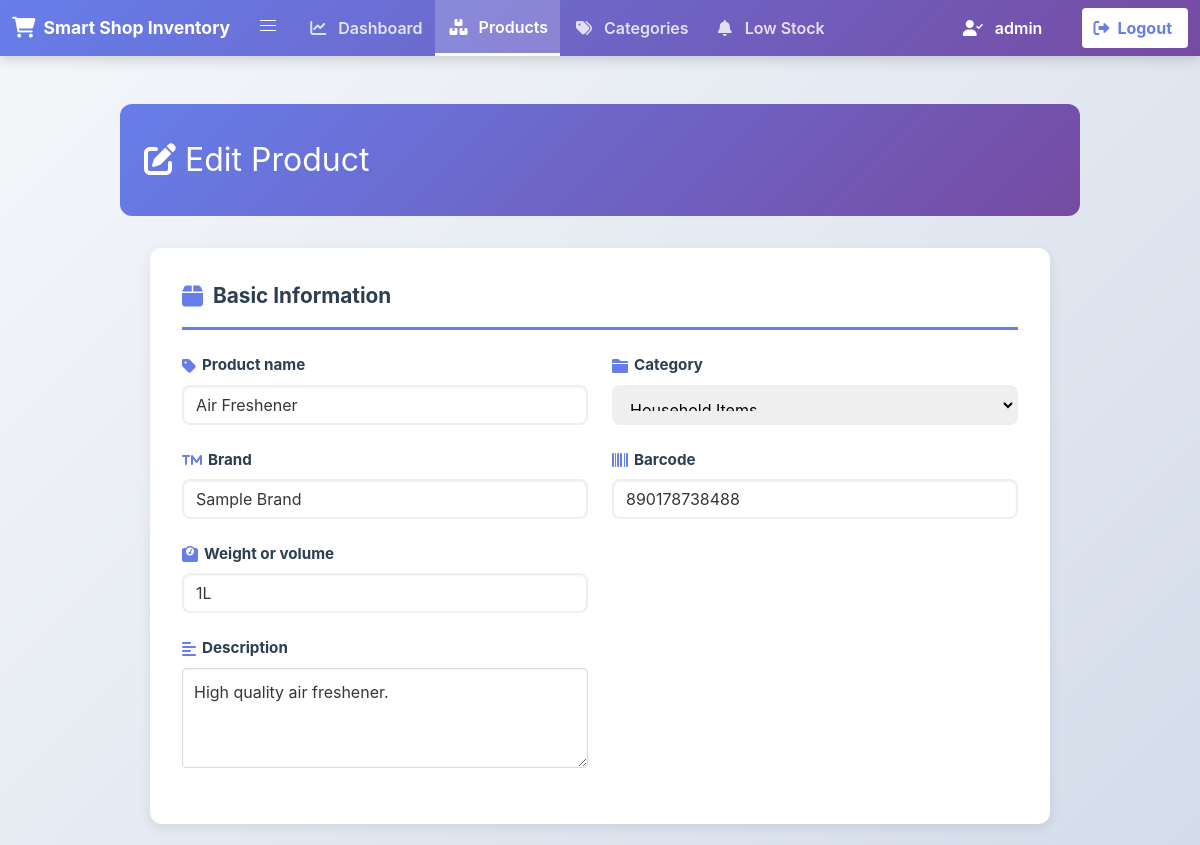
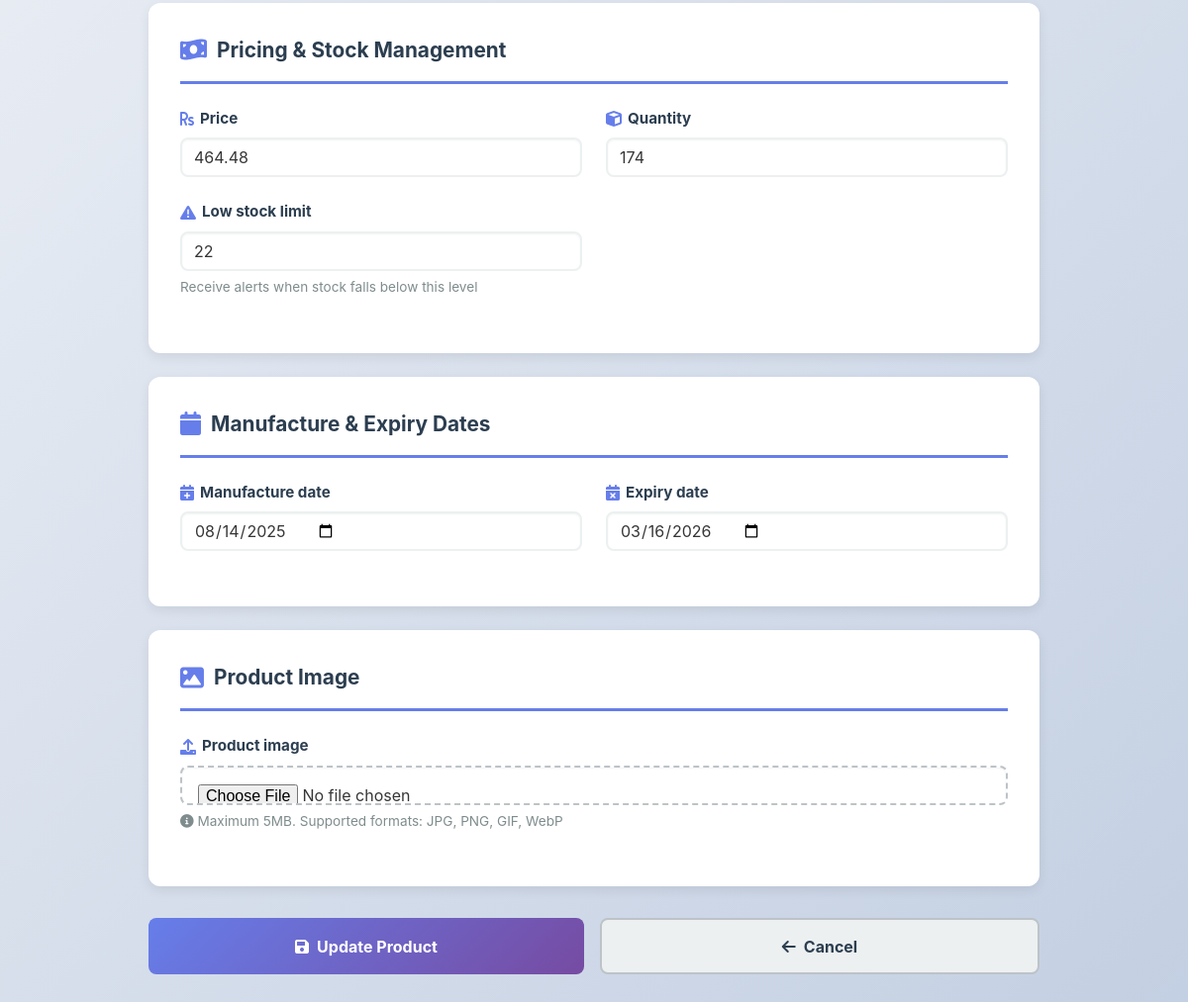
/products/334/edit/ (signed in), run on the app's committed database (2 pictures, top to bottom).
### someap/models.py (models this page shows, shortened)
class Product(models.Model):
    product_name = models.CharField(max_length=200, default='Unnamed Product')
    category = models.ForeignKey('Category', on_delete=models.CASCADE, related_name='products')
    description = models.TextField(blank=True)
    brand = models.CharField(max_length=100, blank=True)
    price = models.DecimalField(max_digits=10, decimal_places=2, validators=[MinValueValidator(0.01)])
    quantity = models.PositiveIntegerField(default=0)
    low_stock_limit = models.PositiveIntegerField(default=5)
    product_image = models.ImageField(upload_to='products/', blank=True, null=True)
    manufacture_date = models.DateField(blank=True, null=True)
    expiry_date = models.DateField(blank=True, null=True)
    barcode = models.CharField(max_length=100, blank=True, null=True)
    weight_or_volume = models.CharField(max_length=50, blank=True)
    created_at = models.DateTimeField(auto_now_add=True)
    updated_at = models.DateTimeField(auto_now=True)
    class Meta:
        ordering = ['product_name']
        verbose_name = 'Product'
        verbose_name_plural = 'Products'

### someap/views.py (the view)
# urls.py: path('products/<int:pk>/edit/', views.ProductUpdateView.as_view(), name='product_edit'),
@method_decorator(login_required, name='dispatch')
class ProductUpdateView(UpdateView):
    model = Product
    form_class = ProductForm
    template_name = 'someap/product_form.html'
    success_url = reverse_lazy('someap:product_list')

### someap/models.py (called while the page is built)
    def __str__(self) -> str:
        return self.name

### someap/templates/someap/product_form.html (shortened to what this page needs)
{% extends 'someap/base.html' %}
{% block content %}
  <div class="page-header">
    <h1>{% if object %}<i class="fas fa-edit"></i> Edit Product{% else %}<i class="fas fa-plus-circle"></i> Add New Product{% endif %}</h1>
  </div>
  <div class="form-container">
    <form method="post" enctype="multipart/form-data">
      <div class="section-box">
        <div class="section-title">
          <i class="fas fa-box"></i> Basic Information
        </div>
        <div class="form-row">
          <div class="form-group">
            {% with field=form.product_name %}
              <label class="label" for="{{ field.id_for_label }}">
                <i class="fas fa-tag"></i> {{ field.label }}
              </label>
              {{ field }}
            {% endwith %}
          </div>
          <div class="form-group">
            {% with field=form.category %}
              <label class="label" for="{{ field.id_for_label }}">
                <i class="fas fa-folder"></i> {{ field.label }}
              </label>
              {{ field }}
            {% endwith %}
          </div>
        </div>
        <div class="form-row">
          <div class="form-group">
            {% with field=form.brand %}
              <label class="label" for="{{ field.id_for_label }}">
                <i class="fas fa-trademark"></i> {{ field.label }}
              </label>
              {{ field }}
            {% endwith %}
          </div>
          <div class="form-group">
            {% with field=form.barcode %}
              <label class="label" for="{{ field.id_for_label }}">
                <i class="fas fa-barcode"></i> {{ field.label }}
              </label>
              {{ field }}
            {% endwith %}
          </div>
        </div>
        <div class="form-row">
          <div class="form-group">
            {% with field=form.weight_or_volume %}
              <label class="label" for="{{ field.id_for_label }}">
                <i class="fas fa-weight"></i> {{ field.label }}
              </label>
              {{ field }}
            {% endwith %}
          </div>
        </div>
        <div class="form-row form-row.full">
          <div class="form-group">
            {% with field=form.description %}
              <label class="label" for="{{ field.id_for_label }}">
                <i class="fas fa-align-left"></i> {{ field.label }}
              </label>
              {{ field }}
            {% endwith %}
          </div>
        </div>
      </div>
      <div class="section-box">
        <div class="section-title">
          <i class="fas fa-money-bill-wave"></i> Pricing & Stock Management
        </div>
        <div class="form-row">
          <div class="form-group">
            {% with field=form.price %}
              <label class="label" for="{{ field.id_for_label }}">
                <i class="fas fa-rupee-sign"></i> {{ field.label }}
              </label>
              {{ field }}
            {% endwith %}
          </div>
          <div class="form-group">
            {% with field=form.quantity %}
              <label class="label" for="{{ field.id_for_label }}">
                <i class="fas fa-cube"></i> {{ field.label }}
              </label>
              {{ field }}
            {% endwith %}
          </div>
        </div>
        <div class="form-row">
          <div class="form-group">
            {% with field=form.low_stock_limit %}
              <label class="label" for="{{ field.id_for_label }}">
                <i class="fas fa-exclamation-triangle"></i> {{ field.label }}
              </label>
              {{ field }}
              <p class="help">Receive alerts when stock falls below this level</p>
            {% endwith %}
          </div>
        </div>
      </div>
      <div class="section-box">
        <div class="section-title">
          <i class="fas fa-calendar"></i> Manufacture & Expiry Dates
        </div>
        <div class="form-row">
          <div class="form-group">
            {% with field=form.manufacture_date %}
              <label class="label" for="{{ field.id_for_label }}">
                <i class="fas fa-calendar-plus"></i> {{ field.label }}
              </label>
              {{ field }}
            {% endwith %}
          </div>
          <div class="form-group">
            {% with field=form.expiry_date %}
              <label class="label" for="{{ field.id_for_label }}">
                <i class="fas fa-calendar-times"></i> {{ field.label }}
              </label>
              {{ field }}
            {% endwith %}
          </div>
        </div>
      </div>
      <div class="section-box">
        <div class="section-title">
          <i class="fas fa-image"></i> Product Image
        </div>
        <div class="form-group">
          {% with field=form.product_image %}
            <label class="label" for="{{ field.id_for_label }}">
              <i class="fas fa-upload"></i> {{ field.label }}
            </label>
            {{ field }}
            <p class="help"><i class="fas fa-info-circle"></i> Maximum 5MB. Supported formats: JPG, PNG, GIF, WebP</p>
          {% endwith %}
        </div>
      </div>
      <div class="button-group">
        <button class="submit-btn primary" type="submit">
          <i class="fas fa-save"></i>
          {% if object %}Update Product{% else %}Add Product{% endif %}
        </button>
        <a class="submit-btn secondary" href="{% url 'someap:product_list' %}">
          <i class="fas fa-arrow-left"></i> Cancel
        </a>
      </div>
    </form>
  </div>
{% endblock %}

### someap/templates/someap/base.html (shortened to what this page needs)
<!DOCTYPE html>
<html lang="en">
<head>
  <link rel="stylesheet" href="https://cdn.jsdelivr.net/npm/bulma@0.9.4/css/bulma.min.css" />
  <link rel="stylesheet" href="https://cdnjs.cloudflare.com/ajax/libs/font-awesome/6.0.0/css/all.min.css" />
</head>
<body>
  <nav class="navbar" role="navigation" aria-label="main navigation">
    <div class="navbar-brand">
      <a class="navbar-item" href="{% url 'someap:dashboard' %}">
        <i class="fas fa-shopping-cart"></i>
        <span style="font-weight: bold; font-size: 1.1rem;">Smart Shop Inventory</span>
      </a>
      <a role="button" class="navbar-burger" aria-label="menu" aria-expanded="false" data-target="navbarBasicExample">
        <span aria-hidden="true"></span>
        <span aria-hidden="true"></span>
        <span aria-hidden="true"></span>
      </a>
    </div>
    <div id="navbarBasicExample" class="navbar-menu">
      <div class="navbar-start">
        <a class="navbar-item {% if request.resolver_match.url_name == 'dashboard' %}is-active{% endif %}" href="{% url 'someap:dashboard' %}">
          <span class="icon"><i class="fas fa-chart-line"></i></span>
          <span>Dashboard</span>
        </a>
        <a class="navbar-item {% if request.resolver_match.url_name in 'product_list product_add product_edit product_delete' %}is-active{% endif %}" href="{% url 'someap:product_list' %}">
          <span class="icon"><i class="fas fa-boxes"></i></span>
          <span>Products</span>
        </a>
        <a class="navbar-item {% if request.resolver_match.url_name in 'category_list category_add category_edit category_delete' %}is-active{% endif %}" href="{% url 'someap:category_list' %}">
          <span class="icon"><i class="fas fa-tags"></i></span>
          <span>Categories</span>
        </a>
        <a class="navbar-item {% if request.resolver_match.url_name == 'low_stock_report' %}is-active{% endif %}" href="{% url 'someap:low_stock_report' %}">
          <span class="icon"><i class="fas fa-bell"></i></span>
          <span>Low Stock</span>
        </a>
      </div>
      <div class="navbar-end">
        {% if request.user.is_authenticated %}
          <div class="navbar-item">
            <span style="color: white; margin-right: 1rem;">
              <i class="fas fa-user-check" style="margin-right: 0.5rem;"></i>
              {{ request.user.get_username }}
            </span>
          </div>
          <div class="navbar-item">
            <div class="buttons">
              <a class="button is-light" href="{% url 'someap:logout' %}">
                <span class="icon is-left"><i class="fas fa-sign-out-alt"></i></span>
                <span>Logout</span>
              </a>
            </div>
          </div>
        {% endif %}
      </div>
    </div>
  </nav>
  <section class="section">
    <div class="container">
      {% block content %}{% endblock %}
    </div>
  </section>
</body>
</html>

### someap/templates/someap/base.html (style rules this page uses)
body { background: linear-gradient(135deg, #f5f7fa 0%, #c3cfe2 100%); min-height: 100vh; }
.navbar { background: linear-gradient(135deg, #667eea 0%, #764ba2 100%) !important; box-shadow: 0 4px 12px rgba(0, 0, 0, 0.15); }
.navbar-brand a { color: white !important; font-weight: 800; font-size: 1.3rem; display: flex; align-items: center; gap: 0.5rem; }
.navbar-item { color: rgba(255, 255, 255, 0.8) !important; transition: all 0.3s ease; font-weight: 600; }
.navbar-item.is-active { color: white !important; background: rgba(255, 255, 255, 0.2) !important; border-bottom: 3px solid white; }
.navbar-item .icon { margin-right: 0.5rem; }
.button.is-light { background: white !important; color: #667eea !important; font-weight: 700; transition: all 0.3s ease; border: none; }
.section { background: transparent; }

### someap/templates/someap/product_form.html (style rules this page uses)
.page-header { background: linear-gradient(135deg, #667eea 0%, #764ba2 100%); color: white; padding: 2rem 1.5rem; border-radius: 12px; margin-bottom: 2rem; }
.page-header h1 { color: white; margin: 0; font-size: 2rem; }
.form-container { max-width: 900px; margin: 0 auto; }
.section-box { background: white; border-radius: 12px; padding: 2rem; margin-bottom: 1.5rem; box-shadow: 0 4px 12px rgba(0, 0, 0, 0.08); }
.section-title { font-size: 1.3rem; font-weight: 700; color: #2c3e50; margin-bottom: 1.5rem; padding-bottom: 1rem; border-bottom: 3px solid #667eea; display: flex; align-items: center; gap: 10px; }
.section-title i { color: #667eea; font-size: 1.5rem; }
.form-group { margin-bottom: 1.5rem; }
.label { color: #2c3e50; font-weight: 700; font-size: 0.95rem; margin-bottom: 0.6rem; display: flex; align-items: center; gap: 6px; }
.label i { color: #667eea; font-size: 1rem; }
input[type="text"], input[type="number"], input[type="date"], input[type="email"], input[type="password"], input[type="file"], select, textarea { border: 2px solid #ecf0f1; border-radius: 8px; padding: 0.75rem; font-size: 1rem; width: 100%; box-sizing: border-box; transition: all 0.3s ease; font-family: inherit; }
input[type="file"] { border: 2px dashed #bdc3c7; padding: 1rem; cursor: pointer; }
textarea { font-size: 0.95rem; min-height: 100px; resize: vertical; }
.help { color: #7f8c8d; font-size: 0.85rem; margin-top: 0.4rem; }
.form-row { display: grid; grid-template-columns: 1fr 1fr; gap: 1.5rem; }
.button-group { display: flex; gap: 1rem; margin-top: 2rem; }
.submit-btn { flex: 1; padding: 0.9rem 1.5rem; border: none; border-radius: 8px; font-weight: 700; font-size: 1rem; cursor: pointer; transition: all 0.3s ease; display: flex; align-items: center; justify-content: center; gap: 0.5rem; }
.submit-btn.primary { background: linear-gradient(135deg, #667eea 0%, #764ba2 100%); color: white; }
.submit-btn.secondary { background: #ecf0f1; color: #2c3e50; border: 2px solid #bdc3c7; }

### data on the page
Product: product_name "Air Freshener", category "Household Items", brand "Sample Brand", barcode "890178738488", weight_or_volume "1L", description "High quality air freshener.", price "464.48", quantity "174", low_stock_limit "22", manufacture_date "08/14/2025", expiry_date "03/16/2026"

### other printed values
{{ request.user.get_username }} "admin"
{{ field.label }} "Product name"
{{ field.label }} "Category"
{{ field.label }} "Brand"
{{ field.label }} "Barcode"
{{ field.label }} "Weight or volume"
{{ field.label }} "Description"
{{ field.label }} "Price"
{{ field.label }} "Quantity"
{{ field.label }} "Low stock limit"
{{ field.label }} "Manufacture date"
{{ field.label }} "Expiry date"
{{ field.label }} "Product image"
